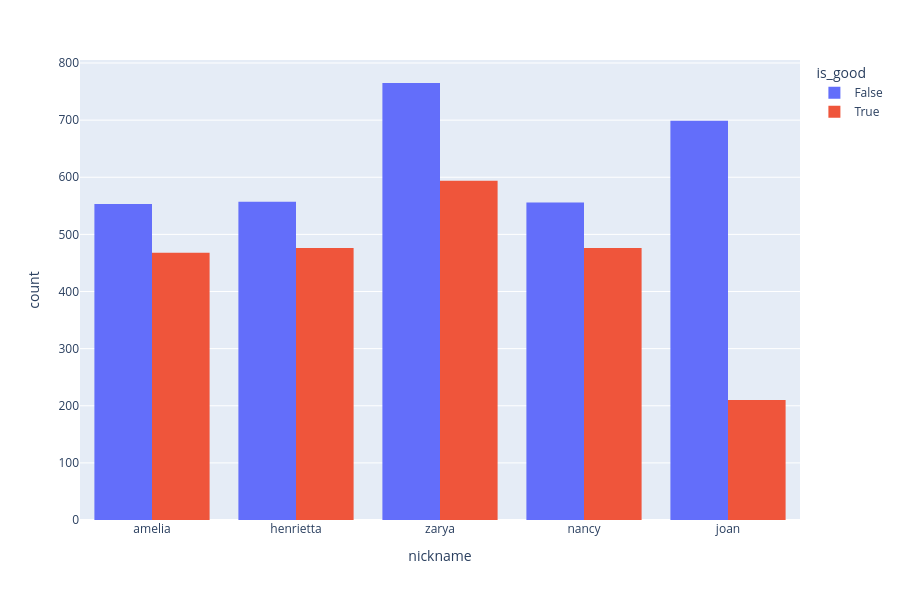

The notebook cell this image was saved under:
### Code cell
px.histogram(passes, x="nickname", color="is_good", barmode="group", height=600)

### Figure 1 — Plotly figure (JSON) as saved in the notebook; plotly's stock layout.template omitted (floating-point values rounded to 4 significant figures; data arrays with more than 128 entries replaced by an {"elided": "..."} marker saying what was removed)
{"data": [{"alignmentgroup": "True", "bingroup": "x", "hovertemplate": "is_good=False<br>nickname=%{x}<br>count=%{y}<extra></extra>", "legendgroup": "False", "marker": {"color": "#636efa", "pattern": {"shape": ""}}, "name": "False", "offsetgroup": "False", "orientation": "v", "showlegend": true, "type": "histogram", "x": {"elided": "3130 str values"}, "xaxis": "x", "yaxis": "y"}, {"alignmentgroup": "True", "bingroup": "x", "hovertemplate": "is_good=True<br>nickname=%{x}<br>count=%{y}<extra></extra>", "legendgroup": "True", "marker": {"color": "#EF553B", "pattern": {"shape": ""}}, "name": "True", "offsetgroup": "True", "orientation": "v", "showlegend": true, "type": "histogram", "x": {"elided": "2224 str values"}, "xaxis": "x", "yaxis": "y"}], "layout": {"barmode": "group", "height": 600, "legend": {"title": {"text": "is_good"}, "tracegroupgap": 0}, "margin": {"t": 60}, "xaxis": {"anchor": "y", "domain": [0, 1], "title": {"text": "nickname"}}, "yaxis": {"anchor": "x", "domain": [0, 1], "title": {"text": "count"}}}}
